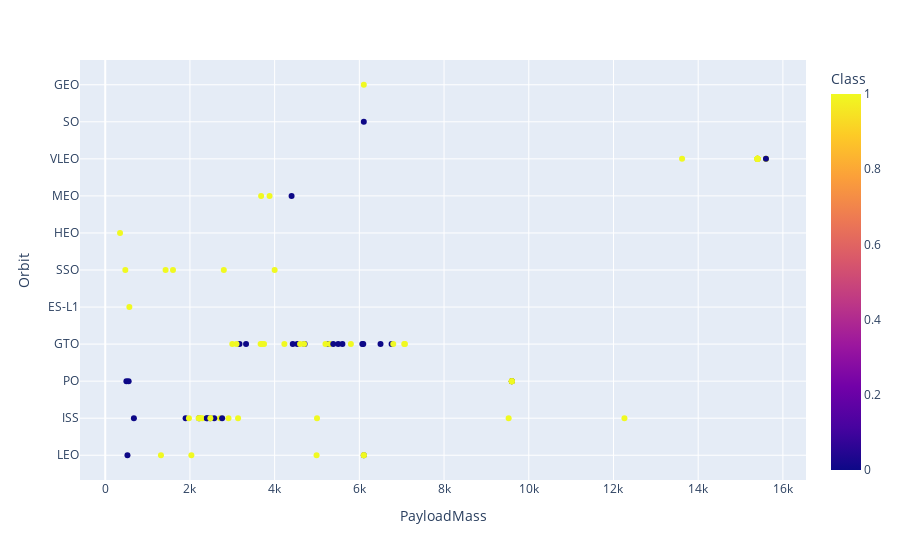

Notebook source saved alongside this figure:
### Markdown cell above
Deberías ver que en la órbita LEO aparece el Éxito relacionado con el número de vuelos; por otro lado, no parece haber relación entre el número de vuelo cuando está en órbita GTO.

### TAREA 5: Visualizar la relación entre la carga útil y el tipo de órbita

Del mismo modo, podemos trazar los gráficos de puntos de dispersión de la carga útil frente a la órbita para revelar la relación entre la carga útil y el tipo de órbita.

### Code cell
px.scatter(df, x ="PayloadMass" , y = "Orbit", color = "Class")

### Figure 1 — Plotly figure (JSON) as saved in the notebook; plotly's stock layout.template omitted (floating-point values rounded to 4 significant figures)
{"data": [{"hovertemplate": "PayloadMass=%{x}<br>Orbit=%{y}<br>Class=%{marker.color}<extra></extra>", "legendgroup": "", "marker": {"color": [0, 0, 0, 0, 0, 0, 1, 1, 0, 0, 0, 0, 1, 0, 0, 0, 1, 0, 0, 1, 1, 1, 1, 1, 0, 1, 1, 0, 1, 1, 0, 1, 1, 1, 0, 1, 1, 1, 1, 1, 1, 1, 1, 1, 1, 0, 0, 0, 1, 1, 0, 0, 1, 1, 1, 1, 1, 1, 1, 0, 0, 1, 1, 1, 1, 1, 1, 0, 1, 1, 1, 1, 0, 1, 0, 1, 0, 1, 1, 1, 1, 1, 1, 1, 1, 1, 1, 1, 1, 1], "coloraxis": "coloraxis", "symbol": "circle"}, "mode": "markers", "name": "", "orientation": "h", "showlegend": false, "type": "scatter", "x": [6105.0, 525, 677, 500, 3170, 3325, 2296, 1316, 4535, 4428, 2216, 2395, 570, 1898, 4707, 2477, 2034, 553, 5271, 3136, 4696, 3100, 2257, 4600, 5500, 9600, 2490, 5600, 5300, 6105.0, 6070, 2708, 3669, 9600, 6761, 2910, 475, 4990, 9600, 5200, 3700, 2205, 9600, 6105.0, 4230, 6092, 9600, 2760, 350, 3750, 5384.0, 2410, 7076, 9600, 5800, 7060, 2800, 3000, 4000, 2573, 4400, 9600, 12259, 2482, 13620, 1425, 2228.0, 6500, 15600, 5000, 6800, 15400, 6105.0, 15600, 15400, 1977, 15600, 15400, 9525, 15400, 15400, 3880, 6105.0, 15400, 1600, 15400, 15400, 15400, 15400, 3681], "xaxis": "x", "y": ["LEO", "LEO", "ISS", "PO", "GTO", "GTO", "ISS", "LEO", "GTO", "GTO", "ISS", "ISS", "ES-L1", "ISS", "GTO", "ISS", "LEO", "PO", "GTO", "ISS", "GTO", "GTO", "ISS", "GTO", "GTO", "PO", "ISS", "GTO", "GTO", "LEO", "GTO", "ISS", "GTO", "PO", "GTO", "ISS", "SSO", "LEO", "PO", "GTO", "GTO", "ISS", "PO", "LEO", "GTO", "GTO", "PO", "ISS", "HEO", "GTO", "GTO", "ISS", "GTO", "PO", "GTO", "GTO", "SSO", "GTO", "SSO", "ISS", "MEO", "PO", "ISS", "ISS", "VLEO", "SSO", "ISS", "GTO", "VLEO", "ISS", "GTO", "VLEO", "SO", "VLEO", "VLEO", "ISS", "VLEO", "VLEO", "ISS", "VLEO", "VLEO", "MEO", "GEO", "VLEO", "SSO", "VLEO", "VLEO", "VLEO", "VLEO", "MEO"], "yaxis": "y"}], "layout": {"coloraxis": {"colorbar": {"title": {"text": "Class"}}, "colorscale": [[0, "#0d0887"], [0.1111, "#46039f"], [0.2222, "#7201a8"], [0.3333, "#9c179e"], [0.4444, "#bd3786"], [0.5556, "#d8576b"], [0.6667, "#ed7953"], [0.7778, "#fb9f3a"], [0.8889, "#fdca26"], [1, "#f0f921"]]}, "legend": {"tracegroupgap": 0}, "margin": {"t": 60}, "xaxis": {"anchor": "y", "domain": [0, 1], "title": {"text": "PayloadMass"}}, "yaxis": {"anchor": "x", "domain": [0, 1], "title": {"text": "Orbit"}}}}
